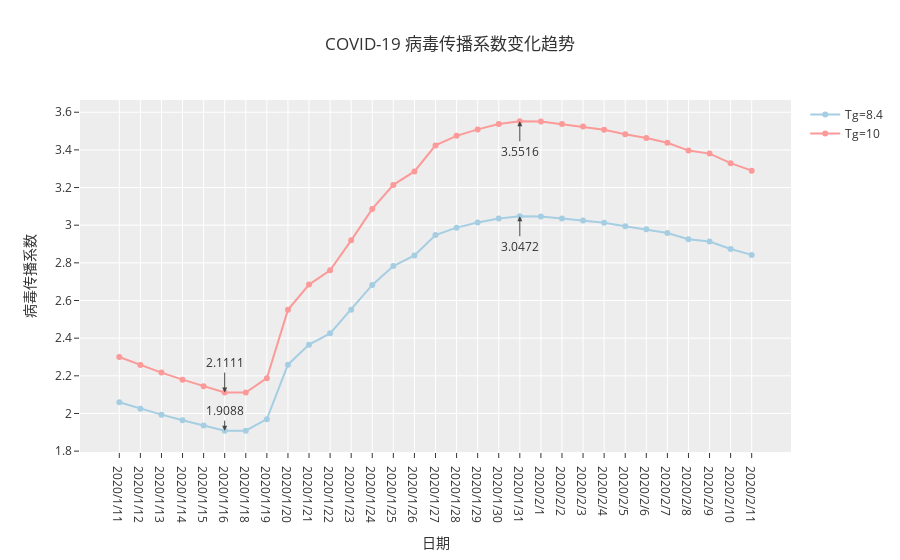

Notebook cell for this chart:
### Code cell
data=[]
trace0=go.Scatter(
        x = t,
        y = R01,
        mode = 'lines+markers',
        name = 'Tg=8.4',
        marker = dict(color = 'rgb(166,206,227)')
)
trace1=go.Scatter(
        x = t,
        y = R02,
        mode = 'lines+markers',
        name = 'Tg=10',
        marker = dict(color = 'rgb(251,154,153)'),
)
data.append(trace0)
data.append(trace1)
layout=go.Layout(
    showlegend=True,
    annotations=[
        dict(
            x=R01_max,
            y=max(R01),
            xref="x",
            yref="y",
            text=str(format(max(R01),'.4f')),
            showarrow=True,
            arrowhead=2,
            ax=0,
            ay=30
        ),
        dict(
            x=R01_min,
            y=min(R01),
            xref="x",
            yref="y",
            text=str(format(min(R01),'.4f')),
            showarrow=True,
            arrowhead=2,
            ax=0,
            ay=-20
        ),
        dict(
            x=R02_min,
            y=min(R02),
            xref="x",
            yref="y",
            text=str(format(min(R02),'.4f')),
            showarrow=True,
            arrowhead=2,
            ax=0,
            ay=-30
        ),
        dict(
            x=R02_max,
            y=max(R02),
            xref="x",
            yref="y",
            text=str(format(max(R02),'.4f')),
            showarrow=True,
            arrowhead=2,
            ax=0,
            ay=30
        )
    ],
    template='ggplot2',
    title='COVID-19 病毒传播系数变化趋势',
    xaxis= dict(title= '日期',ticklen= 5,zeroline= False), 
    yaxis= dict(title= '病毒传播系数',ticklen= 5,zeroline= False)
)
fig=go.Figure(data=data,layout=layout)
py.iplot(fig)

### Figure 1 — Plotly figure (JSON) as saved in the notebook; plotly's stock layout.template omitted (floating-point values rounded to 4 significant figures)
{"data": [{"marker": {"color": "rgb(166,206,227)"}, "mode": "lines+markers", "name": "Tg=8.4", "type": "scatter", "x": ["2020/1/11", "2020/1/12", "2020/1/13", "2020/1/14", "2020/1/15", "2020/1/16", "2020/1/18", "2020/1/19", "2020/1/20", "2020/1/21", "2020/1/22", "2020/1/23", "2020/1/24", "2020/1/25", "2020/1/26", "2020/1/27", "2020/1/28", "2020/1/29", "2020/1/30", "2020/1/31", "2020/2/1", "2020/2/2", "2020/2/3", "2020/2/4", "2020/2/5", "2020/2/6", "2020/2/7", "2020/2/8", "2020/2/9", "2020/2/10", "2020/2/11"], "y": [2.06, 2.026, 1.994, 1.964, 1.935, 1.909, 1.909, 1.97, 2.259, 2.366, 2.426, 2.551, 2.683, 2.783, 2.839, 2.947, 2.987, 3.014, 3.036, 3.047, 3.046, 3.036, 3.026, 3.013, 2.994, 2.978, 2.958, 2.926, 2.913, 2.874, 2.842]}, {"marker": {"color": "rgb(251,154,153)"}, "mode": "lines+markers", "name": "Tg=10", "type": "scatter", "x": ["2020/1/11", "2020/1/12", "2020/1/13", "2020/1/14", "2020/1/15", "2020/1/16", "2020/1/18", "2020/1/19", "2020/1/20", "2020/1/21", "2020/1/22", "2020/1/23", "2020/1/24", "2020/1/25", "2020/1/26", "2020/1/27", "2020/1/28", "2020/1/29", "2020/1/30", "2020/1/31", "2020/2/1", "2020/2/2", "2020/2/3", "2020/2/4", "2020/2/5", "2020/2/6", "2020/2/7", "2020/2/8", "2020/2/9", "2020/2/10", "2020/2/11"], "y": [2.3, 2.257, 2.217, 2.18, 2.144, 2.111, 2.111, 2.187, 2.55, 2.685, 2.76, 2.92, 3.086, 3.214, 3.286, 3.424, 3.474, 3.509, 3.537, 3.552, 3.551, 3.537, 3.524, 3.507, 3.483, 3.463, 3.438, 3.396, 3.38, 3.33, 3.29]}], "layout": {"annotations": [{"arrowhead": 2, "ax": 0, "ay": 30, "showarrow": true, "text": "3.0472", "x": 19, "xref": "x", "y": 3.047, "yref": "y"}, {"arrowhead": 2, "ax": 0, "ay": -20, "showarrow": true, "text": "1.9088", "x": 5, "xref": "x", "y": 1.909, "yref": "y"}, {"arrowhead": 2, "ax": 0, "ay": -30, "showarrow": true, "text": "2.1111", "x": 5, "xref": "x", "y": 2.111, "yref": "y"}, {"arrowhead": 2, "ax": 0, "ay": 30, "showarrow": true, "text": "3.5516", "x": 19, "xref": "x", "y": 3.552, "yref": "y"}], "showlegend": true, "title": {"text": "COVID-19 病毒传播系数变化趋势"}, "xaxis": {"ticklen": 5, "title": {"text": "日期"}, "zeroline": false}, "yaxis": {"ticklen": 5, "title": {"text": "病毒传播系数"}, "zeroline": false}}}
